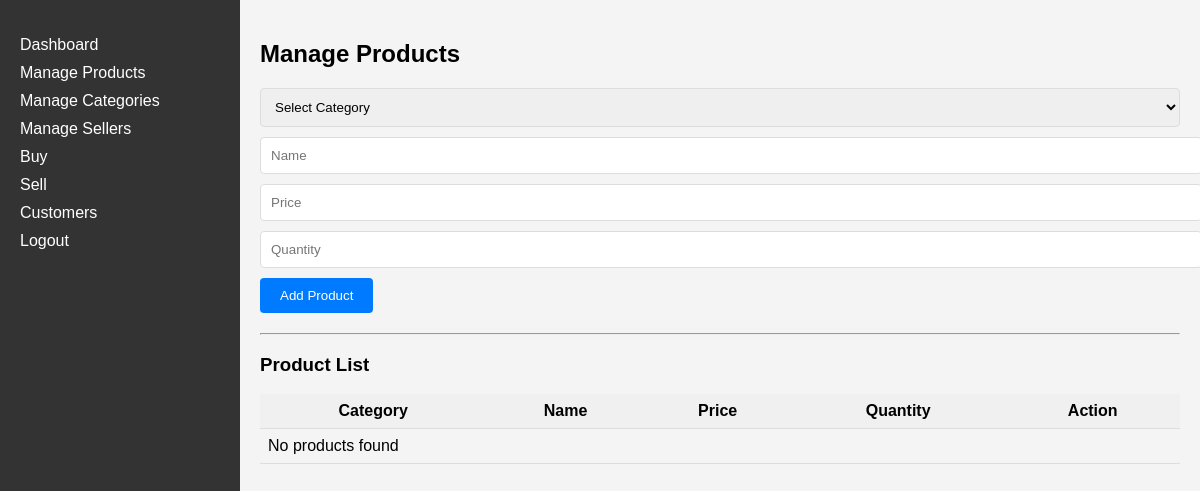
Before: /pages/manage_products.php (signed in) with the older database file.
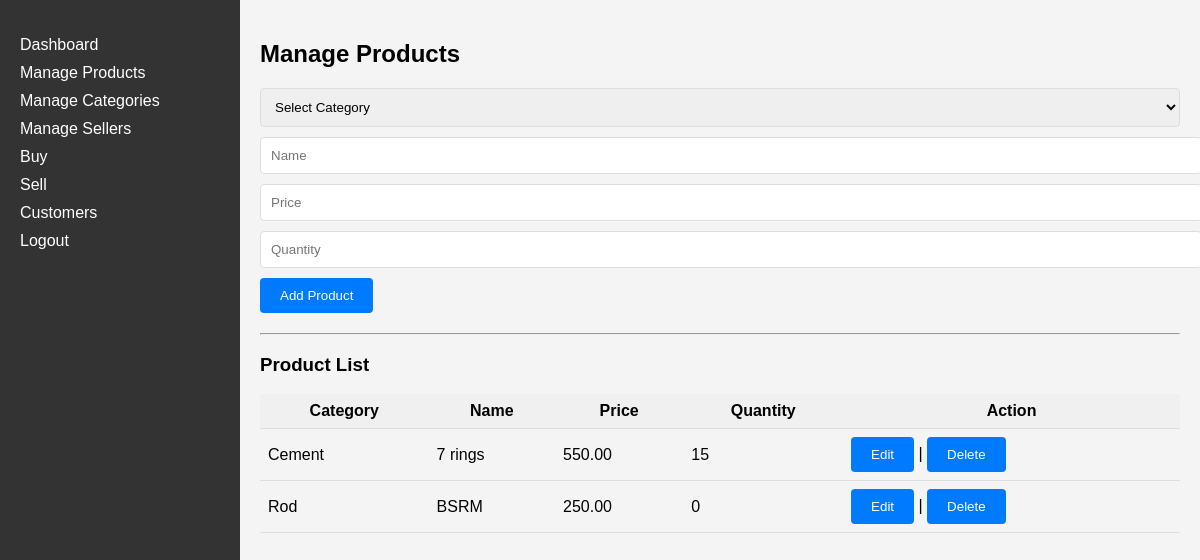
After: the same page with the newer database file.
### tables this page shows
CREATE TABLE products (
    id INT AUTO_INCREMENT PRIMARY KEY,
    category_id INT,
    name VARCHAR(255) NOT NULL,
    price DECIMAL(10, 2) NOT NULL,
    quantity INT NOT NULL CHECK (quantity >= 0),  
    unit VARCHAR(50),
    created_at TIMESTAMP DEFAULT CURRENT_TIMESTAMP,
    FOREIGN KEY (category_id) REFERENCES categories(id) ON DELETE SET NULL
);

CREATE TABLE categories (
    id INT AUTO_INCREMENT PRIMARY KEY,
    name VARCHAR(255) NOT NULL,
    created_at TIMESTAMP DEFAULT CURRENT_TIMESTAMP
);

### pages/manage_products.php (the view, shortened to what this page needs)
<?php
include '../config/database.php';
include '../includes/header.php';
include '../includes/sidebar.php';
$productSql = "SELECT products.*, categories.name as category_name
                FROM products
                LEFT JOIN categories ON products.category_id = categories.id";
$productResult = $conn->query($productSql);
?>
<h2>Manage Products</h2>
<form method="post">
    <select name="category_id" required>
        <option value="">Select Category</option>
    </select><br>
    <input type="text" name="name" placeholder="Name" required><br>
    <input type="number" name="price" placeholder="Price" required><br>
    <input type="number" name="quantity" placeholder="Quantity" required><br>
    <button type="submit" name="add_product">Add Product</button>
</form>
<hr>
<h3>Product List</h3>
<table>
    <thead>
        <tr>
            <th>Category</th>
            <th>Name</th>
            <th>Price</th>
            <th>Quantity</th>
            <th>Action</th>
        </tr>
    </thead>
    <tbody>
        <?php
        if ($productResult->num_rows > 0) {
            while ($productRow = $productResult->fetch_assoc()) {
                echo "<tr>";
                echo "<td>" . $productRow['category_name'] . "</td>";
                echo "<td>" . $productRow['name'] . "</td>";
                echo "<td>" . $productRow['price'] . "</td>";
                echo "<td>" . $productRow['quantity'] . "</td>";
                echo "<td>";
                echo "<button onclick=\"editProduct(" . $productRow['id'] . ", " . $productRow['category_id'] . ", '" . $productRow['name'] . "', " . $productRow['price'] . ", " . $productRow['quantity'] . ")\">Edit</button> | ";
                echo "<form method='post' style='display:inline;'>";
                echo "<button type='submit' name='delete_product'>Delete</button>";
                echo "</form>";
                echo "</td>";
                echo "</tr>";
            }
        } else {
            echo "<tr><td colspan='5'>No products found</td></tr>";
        }
        ?>
    </tbody>
</table>
<?php include '../includes/footer.php'; ?>

Changed rows visible on the page:
added products: category.name "Cement", name "7 rings", price "550.00", quantity "15"
added products: category.name "Rod", name "BSRM", price "250.00", quantity "0"
Other visible differences:
text no longer shown: "No products found"
